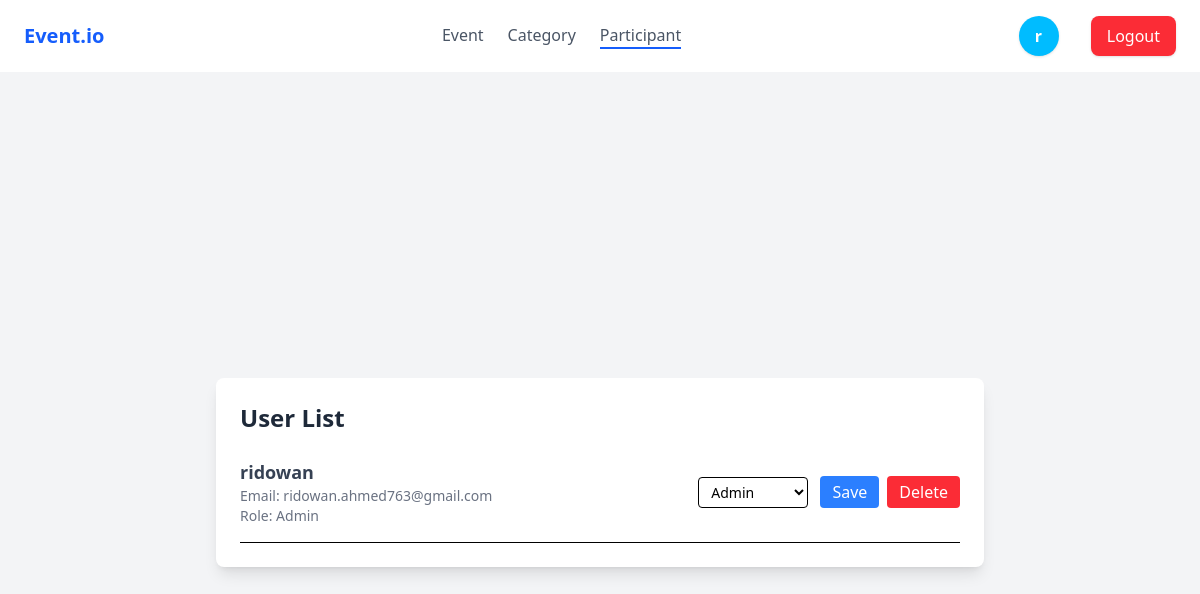
/participant/list/ (signed in), run on an earlier commit of the app's database.
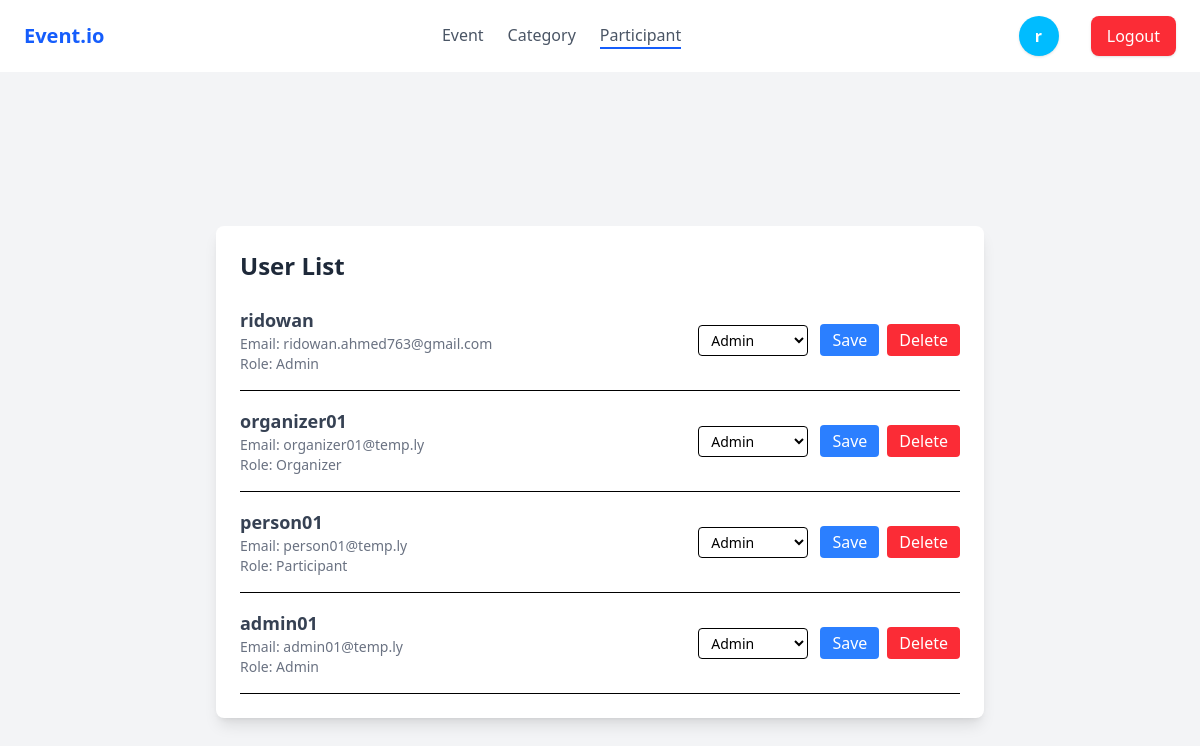
And on a later commit of the database.
### users/models.py (models this page shows, shortened)
class CustomUser(AbstractUser):
    profile_image = models.ImageField(
        upload_to="profile_images",
        blank=True,
        null=True,
        default="profile_images/profile.jpg"
    )
    bio = models.TextField(blank=True, null=True)

### events/views.py (the view)
# urls.py: path("participant/list/", views.ParticipantListView.as_view(), name="participant-list"),
class ParticipantListView(LoginRequiredMixin, View):
    def dispatch(self, request, *args, **kwargs):
        if not is_admin(request.user):
            return HttpResponse("You do not have permission to access this page")
        return super().dispatch(request, *args, **kwargs)
    def get(self, request):
        users = User.objects.all()
        groups = Group.objects.all()
        users_with_groups = []
        for user in users:
            user.current_group = user.groups.first()
            users_with_groups.append(user)
        context = {
            "users": users_with_groups,
            "active_tab": "participant",
            "groups": groups,
        }
        return render(request, "events/participant.html", context)

### events/views.py (called while the page is built)
def is_admin(user):
    if user.is_authenticated:
        return user.is_superuser or user.groups.filter(name="Admin").exists()
    return False

### events/templates/events/participant.html (shortened to what this page needs)
{% extends 'events/base.html' %}
{% load static %}
{% block content %}
<div class="bg-gray-100 min-h-screen flex items-center justify-center py-5">
    <div class="w-full max-w-3xl bg-white shadow-lg rounded-lg p-6">
        <h1 class="text-2xl font-bold mb-6 text-gray-800">User List</h1>
        <div class="space-y-4">
        {% for user in users %}
            <div class="flex items-center justify-between border-b pb-4">
                <div>
                <p class="text-lg font-semibold text-gray-700">{{ user.username }}</p>
                <p class="text-sm text-gray-500">Email: {{ user.email }}</p>
                <p class="text-sm text-gray-500">Role: {{ user.current_group.name|default:'No Role' }}</p>
                </div>
                <div class="flex space-x-2">
                <form method="POST" action="{% url 'participant-role-edit' %}">
                    <select name="role" class="border rounded px-2 py-1 text-sm focus:ring focus:ring-blue-300">
                        {% for group in groups %}
                            <option value="{{group.id}}
                                {% if user.current_group.id == group.id %}selected{% endif %}">{{group.name}}</option>
                        {% endfor %}
                    </select>
                    <button type="submit" class="ml-2 bg-blue-500 text-white px-3 py-1 rounded hover:bg-blue-600">
                    Save
                    </button>
                </form>
                <form method="POST" action="{% url 'participant-delete' user.id %}">
                    <button type="submit" class="bg-red-500 text-white px-3 py-1 rounded hover:bg-red-600">
                    Delete
                    </button>
                </form>
                </div>
            </div>
        {% endfor %}
        </div>
    </div>
</div>
{% endblock content %}

### events/templates/events/base.html (shortened to what this page needs)
{% load static %}
<!DOCTYPE html>
<html lang="en">
<head>
    <link rel="stylesheet" href="{% static '/events/css/output.css' %}">
    <link href="{% static '/events/css/all.min.css' %}" rel="stylesheet">
</head>
<body class="bg-gray-50 font-sans">
    <nav class="bg-white shadow-md px-6 py-4 flex justify-between items-center">
        <div class="text-xl font-bold text-blue-600">Event.io</div>
        {% for g in request.user.groups.all %}
            {% if g.name == "Admin" or g.name == "Organizer" %}
                <div class="flex space-x-6">
                <a href="{% url 'event-create' %}">
                    <button id="btn-event"
                        class="tab-btn text-gray-600 hover:text-blue-600 font-medium {% if active_tab == 'event' %}border-b-2 border-blue-600{% endif %}">
                        Event
                    </button>
                </a>
                <a href="{% url 'category-create' %}">
                    <button id="btn-category"
                        class="tab-btn text-gray-600 hover:text-blue-600 font-medium {% if active_tab == 'category' %}border-b-2 border-blue-600{% endif %}">
                        Category
                    </button>
                </a>
            {% endif %}
            {% if g.name == "Admin" %}
                <a href="{% url 'participant-list' %}">
                    <button id="btn-category"
                        class="tab-btn text-gray-600 hover:text-blue-600 font-medium {% if active_tab == 'participant' %}border-b-2 border-blue-600{% endif %}">
                        Participant
                    </button>
                </a>
            {% endif %}
        </div>
        {% endfor %}
        <div class="flex items-center space-x-4 gap-4">
            {% if user.is_authenticated %}
            <a href="{% url 'profile' %}">
                <div class="bg-sky-400 text-white px-4 py-2 w-10 h-10 rounded-full shadow text-white font-bold">
                    {{ user.username|first }}
                </div>
            </a>
            <form method="POST" action="{% url 'logout' %}">
                <button type="submit" class="bg-red-500 hover:bg-red-600 text-white px-4 py-2 rounded-lg shadow">Logout</button>
            </form>
            {% else %}
            <a href="{% url 'login' %}" class="bg-blue-600 text-white px-4 py-2 rounded hover:bg-blue-700">Login</a>
            <a href="{% url 'logup' %}" class="bg-blue-600 text-white px-4 py-2 rounded hover:bg-blue-700">Sign Up</a>
            {% endif %}
        </div>
    </nav>
    {% block content %}{% endblock content %}
</body>
</html>

What changed in the data, as far as the page shows it:
added CustomUser: username "organizer01", email "organizer01@temp.ly", current_group.name "Organizer"
added CustomUser: username "person01", email "person01@temp.ly", current_group.name "Participant"
added CustomUser: username "admin01", email "admin01@temp.ly", current_group.name "Admin", role "Admin"
